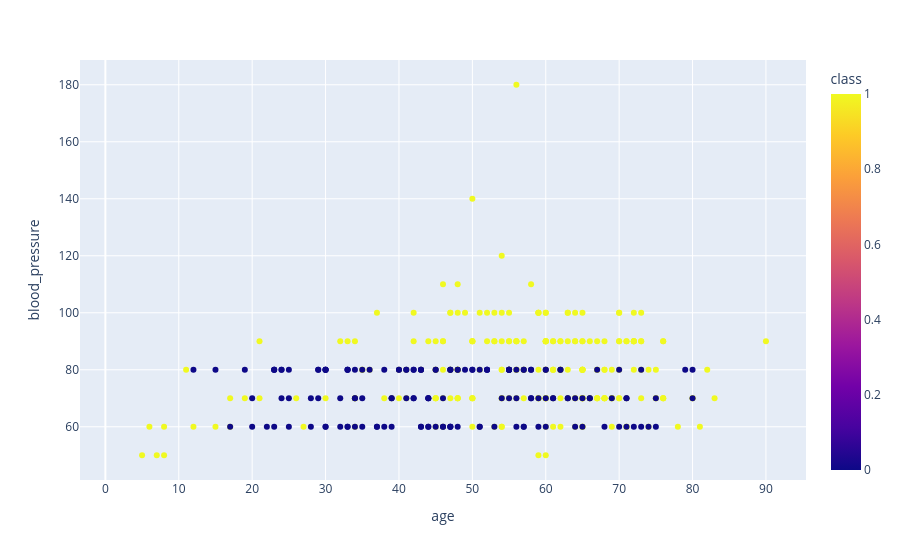

Write notebook code for a chart like this one.
### Markdown cell above
###### Interactive scatter plot

### Code cell
# Making a interactive scatter plot
fig = px.scatter(df, x= 'age', y= 'blood_pressure', color= 'class')
fig.show()

### Figure 1 — Plotly figure (JSON) as saved in the notebook; plotly's stock layout.template omitted (floating-point values rounded to 4 significant figures; data arrays with more than 128 entries replaced by an {"elided": "..."} marker saying what was removed)
{"data": [{"hovertemplate": "age=%{x}<br>blood_pressure=%{y}<br>class=%{marker.color}<extra></extra>", "legendgroup": "", "marker": {"color": {"elided": "400 int values"}, "coloraxis": "coloraxis", "symbol": "circle"}, "mode": "markers", "name": "", "orientation": "v", "showlegend": false, "type": "scatter", "x": {"elided": "400 float values"}, "xaxis": "x", "y": {"elided": "400 float values"}, "yaxis": "y"}], "layout": {"coloraxis": {"colorbar": {"title": {"text": "class"}}, "colorscale": [[0, "#0d0887"], [0.1111, "#46039f"], [0.2222, "#7201a8"], [0.3333, "#9c179e"], [0.4444, "#bd3786"], [0.5556, "#d8576b"], [0.6667, "#ed7953"], [0.7778, "#fb9f3a"], [0.8889, "#fdca26"], [1, "#f0f921"]]}, "legend": {"tracegroupgap": 0}, "margin": {"t": 60}, "xaxis": {"anchor": "y", "domain": [0, 1], "title": {"text": "age"}}, "yaxis": {"anchor": "x", "domain": [0, 1], "title": {"text": "blood_pressure"}}}}
